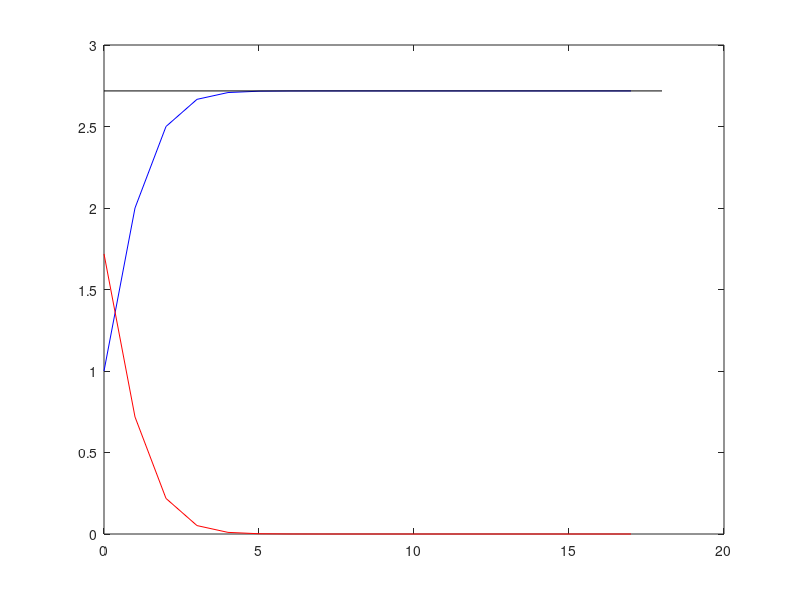
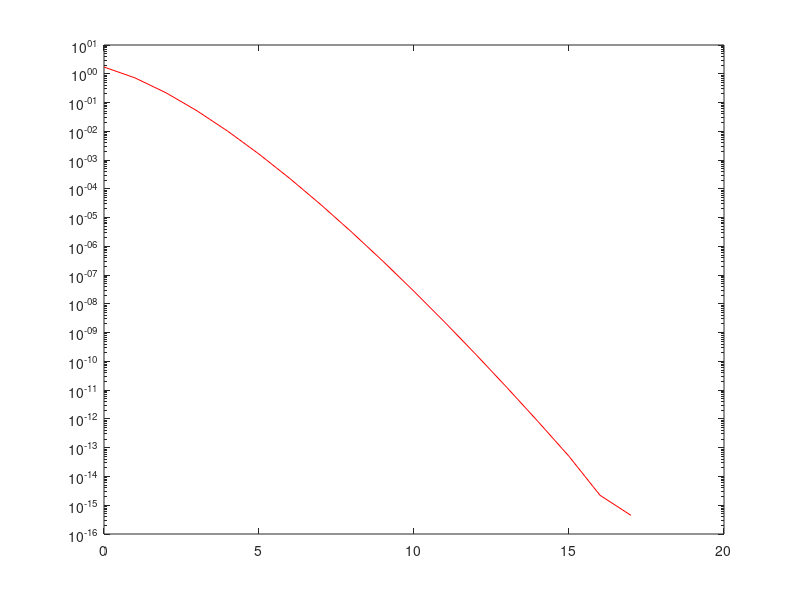

These charts were generated, in order, by the following MATLAB code:
clear all;
close all;
imax = 10;
seikai = exp(1);
y(1) = 1 / factorial(0);
error(1) = abs(seikai - y(1));
theta = 10 ^ (-15);
i = 1;
while error(i) > theta
    i = i + 1;
    y(i) = y(i - 1) + 1 / factorial(i - 1);
    error(i) = abs(seikai - y(i));
end
k = 0 : i - 1;
figure(1);
plot(k, y, 'b', k, error, 'r', [0, i], [seikai, seikai], 'k');
figure(2);
semilogy(k, error, 'r');
format long;
y(i)
seikai
format short;
